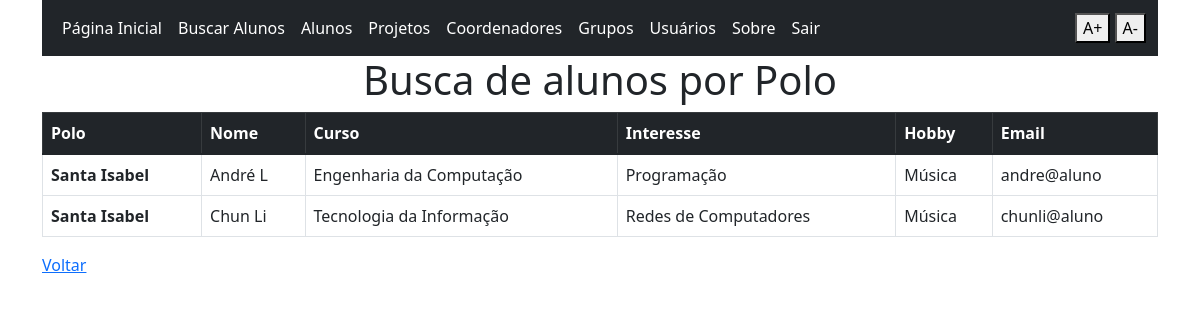
Page /busca_por_polo (signed in) on the committed database.
### app.py (models this page shows, shortened)
class alunos(db.Model):
    ra = db.Column(db.Integer, primary_key=True)
    nome = db.Column(db.String(50))
    email = db.Column(db.String(50))
    senha = db.Column(db.String(50))
    curso = db.Column(db.String(50))
    polo = db.Column(db.String(50))
    interesse = db.Column(db.String(50))
    hobby = db.Column(db.String(50))
    telefone = db.Column(db.String(15))
    tipo_usuario = db.Column(db.String(20))
    projeto_id = db.Column(db.Integer, ForeignKey('projetos.id'))
    grupo_id = db.Column(db.Integer, ForeignKey('grupos.id'))

### app.py (the view)
@app.route('/busca_por_polo', methods=['GET','POST'])
def busca_por_polo():
    aluno_teste = {
        "nome":"Aluno Teste",
        "curso":"Engenharia da Computação",
        "polo":"Santa Isabel",
        "interesse":"Banco de Dados",
        "hobby":"Futebol"
    }
    integrantes = alunos.query.filter_by(polo=aluno_teste['polo'])
    return render_template('busca_por_polo.html', integrantes=integrantes)

### app.py (called while the page is built)
@login_manager.user_loader
def load_user(user_id):
    return usuarios.query.get(user_id)

### templates/busca_por_polo.html
{% extends 'base.html' %}
{% block conteudo %}
    <h1 align="center">Busca de alunos por Polo</h1>
    <table class="table table-bordered table-hover">
        <thead class="table-dark">
            <th scope="col">Polo</th>
            <th scope="col">Nome</th>
            <th scope="col">Curso</th>
            <th scope="col">Interesse</th>
            <th scope="col">Hobby</th>
            <th scope="col">Email</th>
        </thead>
        <tbody>
            {% for aluno in integrantes %}
                <tr>
                    <td><strong>{{aluno.polo}}</strong></td>
                    <td>{{aluno.nome}}</td>
                    <td>{{aluno.curso}}</td>
                    <td>{{aluno.interesse}}</td>
                    <td>{{aluno.hobby}}</td>
                    <td>{{aluno.email}}</td>
                </tr>
            {% endfor %}
        </tbody>
    </table>
    <a href="{{url_for('buscar_alunos')}}">Voltar</a>
{% endblock conteudo %}

### templates/base.html (style rules this page uses)
body { font-size: 16px; }

### rows in the picture
alunos: polo "Santa Isabel", nome "André L", curso "Engenharia da Computação", interesse "Programação", hobby "Música", email "andre@aluno"
alunos: polo "Santa Isabel", nome "Chun Li", curso "Tecnologia da Informação", interesse "Redes de Computadores", hobby "Música", email "chunli@aluno"
